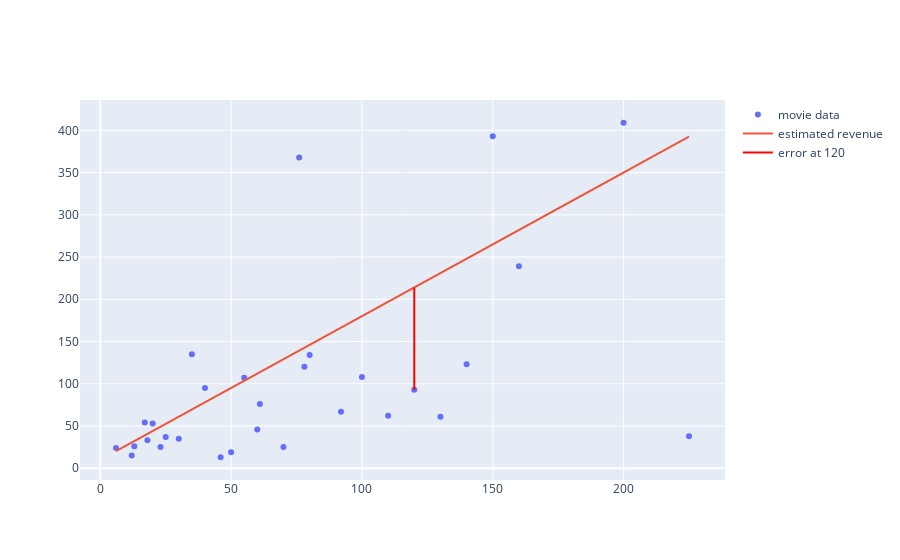

The cell this chart's notebook holds for it:
### Code cell
from plotly.offline import iplot, init_notebook_mode
init_notebook_mode(connected=True)
from graph import trace_values, m_b_trace, plot
if x_values and y_values:
    movies_trace = trace_values(x_values, y_values, text=titles, name='movie data')
    regression_trace = m_b_trace(1.7, 10, x_values, name='estimated revenue')
    plot([movies_trace, regression_trace, error_at_120m])

### Figure 1 — Plotly figure (JSON) as saved in the notebook; plotly's stock layout.template omitted (floating-point values rounded to 4 significant figures)
{"data": [{"mode": "markers", "name": "movie data", "text": ["21 &amp; Over", "Dredd 3D", "12 Years a Slave", "2 Guns", "42", "47 Ronin", "A Good Day to Die Hard", "About Time", "After Earth", "August: Osage County", "Beautiful Creatures", "Blue Jasmine", "Captain Phillips", "Carrie", "Cloudy with a Chance of Meatballs 2", "Despicable Me 2", "Don Jon", "Elysium", "Ender&#39;s Game", "Epic", "Escape Plan", "Evil Dead", "Fast and Furious 6", "Frozen", "G.I. Joe: Retaliation", "Gangster Squad", "Grown Ups", "Her", "Identity Thief", "Iron Man 3"], "type": "scatter", "x": [13, 46, 20, 61, 40, 225, 92, 12, 130, 25, 50, 18, 55, 30, 78, 76, 6, 120, 110, 100, 70, 17, 160, 150, 140, 60, 80, 23, 35, 200], "y": [26, 13, 53, 76, 95, 38, 67, 15, 61, 37, 19, 33, 107, 35, 120, 368, 24, 93, 62, 108, 25, 54, 239, 393, 123, 46, 134, 25, 135, 409]}, {"mode": "lines", "name": "estimated revenue", "type": "scatter", "x": [13, 46, 20, 61, 40, 225, 92, 12, 130, 25, 50, 18, 55, 30, 78, 76, 6, 120, 110, 100, 70, 17, 160, 150, 140, 60, 80, 23, 35, 200], "y": [32.1, 88.2, 44, 113.7, 78, 392.5, 166.4, 30.4, 231, 52.5, 95, 40.6, 103.5, 61, 142.6, 139.2, 20.2, 214, 197, 180, 129, 38.9, 282, 265, 248, 112, 146, 49.1, 69.5, 350]}, {"marker": {"color": "red"}, "mode": "lines", "name": "error at 120", "type": "scatter", "x": [120, 120], "y": [93, 214]}], "layout": {}}
